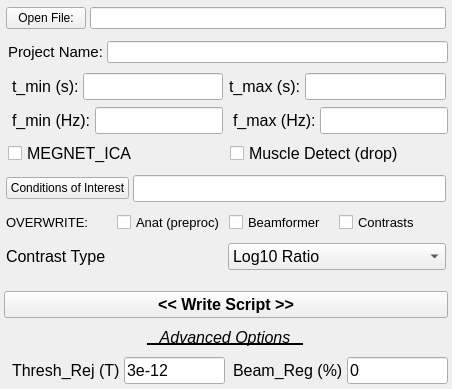
<?xml version="1.0" encoding="UTF-8"?>
<ui version="4.0">
 <class>BeamformerScriptGenerator</class>
 <widget class="QWidget" name="BeamformerScriptGenerator">
  <property name="geometry">
   <rect>
    <x>0</x>
    <y>0</y>
    <width>452</width>
    <height>389</height>
   </rect>
  </property>
  <property name="windowTitle">
   <string>Beamformer Script Generator</string>
  </property>
  <layout class="QVBoxLayout" name="verticalLayout">
   <property name="spacing">
    <number>4</number>
   </property>
   <property name="leftMargin">
    <number>4</number>
   </property>
   <property name="topMargin">
    <number>4</number>
   </property>
   <property name="rightMargin">
    <number>4</number>
   </property>
   <property name="bottomMargin">
    <number>4</number>
   </property>
   <item>
    <widget class="QWidget" name="widget_17" native="true">
     <layout class="QHBoxLayout" name="horizontalLayout_18">
      <property name="spacing">
       <number>4</number>
      </property>
      <property name="leftMargin">
       <number>2</number>
      </property>
      <property name="topMargin">
       <number>2</number>
      </property>
      <property name="rightMargin">
       <number>2</number>
      </property>
      <property name="bottomMargin">
       <number>2</number>
      </property>
      <item>
       <widget class="QPushButton" name="pb_OpenFileDialog">
        <property name="text">
         <string>Open File:</string>
        </property>
       </widget>
      </item>
      <item>
       <widget class="QLineEdit" name="lineEdit_fname"/>
      </item>
     </layout>
    </widget>
   </item>
   <item>
    <widget class="QFrame" name="project_frame">
     <property name="frameShape">
      <enum>QFrame::NoFrame</enum>
     </property>
     <property name="frameShadow">
      <enum>QFrame::Plain</enum>
     </property>
     <property name="lineWidth">
      <number>0</number>
     </property>
     <layout class="QHBoxLayout" name="horizontalLayout_11">
      <property name="spacing">
       <number>4</number>
      </property>
      <property name="leftMargin">
       <number>4</number>
      </property>
      <property name="topMargin">
       <number>0</number>
      </property>
      <property name="rightMargin">
       <number>0</number>
      </property>
      <property name="bottomMargin">
       <number>0</number>
      </property>
      <item>
       <widget class="QLabel" name="label_projectName">
        <property name="font">
         <font>
          <pointsize>11</pointsize>
         </font>
        </property>
        <property name="text">
         <string>Project Name:</string>
        </property>
       </widget>
      </item>
      <item>
       <widget class="QLineEdit" name="lineEdit_projectName">
        <property name="toolTip">
         <string>&lt;html&gt;&lt;head/&gt;&lt;body&gt;&lt;p&gt;This will be the derivatives folder (BIDS/derivatives/&amp;lt;project&amp;gt;) where the outputs are saved.&lt;/p&gt;&lt;/body&gt;&lt;/html&gt;</string>
        </property>
       </widget>
      </item>
     </layout>
    </widget>
   </item>
   <item>
    <widget class="QWidget" name="widget_2" native="true">
     <layout class="QHBoxLayout" name="horizontalLayout_12">
      <property name="spacing">
       <number>4</number>
      </property>
      <property name="leftMargin">
       <number>4</number>
      </property>
      <property name="topMargin">
       <number>0</number>
      </property>
      <property name="rightMargin">
       <number>0</number>
      </property>
      <property name="bottomMargin">
       <number>0</number>
      </property>
      <item>
       <widget class="QWidget" name="tmin_widget" native="true">
        <layout class="QHBoxLayout" name="horizontalLayout">
         <property name="spacing">
          <number>4</number>
         </property>
         <property name="leftMargin">
          <number>4</number>
         </property>
         <property name="topMargin">
          <number>0</number>
         </property>
         <property name="rightMargin">
          <number>0</number>
         </property>
         <property name="bottomMargin">
          <number>0</number>
         </property>
         <item>
          <widget class="QLabel" name="label_tmin">
           <property name="font">
            <font>
             <pointsize>12</pointsize>
            </font>
           </property>
           <property name="text">
            <string>t_min (s):</string>
           </property>
          </widget>
         </item>
         <item>
          <widget class="QLineEdit" name="lineEdit_tmin">
           <property name="font">
            <font>
             <pointsize>12</pointsize>
            </font>
           </property>
          </widget>
         </item>
         <item>
          <widget class="QWidget" name="tmax_widget" native="true">
           <layout class="QHBoxLayout" name="horizontalLayout_3">
            <property name="spacing">
             <number>4</number>
            </property>
            <property name="leftMargin">
             <number>2</number>
            </property>
            <property name="topMargin">
             <number>2</number>
            </property>
            <property name="rightMargin">
             <number>2</number>
            </property>
            <property name="bottomMargin">
             <number>2</number>
            </property>
            <item>
             <widget class="QLabel" name="label_tmax">
              <property name="font">
               <font>
                <pointsize>12</pointsize>
               </font>
              </property>
              <property name="text">
               <string>t_max (s):</string>
              </property>
             </widget>
            </item>
            <item>
             <widget class="QLineEdit" name="lineEdit_tmax">
              <property name="font">
               <font>
                <pointsize>12</pointsize>
               </font>
              </property>
             </widget>
            </item>
           </layout>
          </widget>
         </item>
        </layout>
       </widget>
      </item>
     </layout>
    </widget>
   </item>
   <item>
    <widget class="QWidget" name="widget_3" native="true">
     <layout class="QHBoxLayout" name="horizontalLayout_7">
      <property name="spacing">
       <number>4</number>
      </property>
      <property name="leftMargin">
       <number>4</number>
      </property>
      <property name="topMargin">
       <number>0</number>
      </property>
      <property name="rightMargin">
       <number>0</number>
      </property>
      <property name="bottomMargin">
       <number>0</number>
      </property>
      <item>
       <widget class="QWidget" name="fmin_widget" native="true">
        <layout class="QHBoxLayout" name="horizontalLayout_4">
         <property name="spacing">
          <number>4</number>
         </property>
         <property name="leftMargin">
          <number>4</number>
         </property>
         <property name="topMargin">
          <number>0</number>
         </property>
         <property name="rightMargin">
          <number>2</number>
         </property>
         <property name="bottomMargin">
          <number>0</number>
         </property>
         <item>
          <widget class="QLabel" name="label_fmin">
           <property name="font">
            <font>
             <pointsize>12</pointsize>
            </font>
           </property>
           <property name="text">
            <string>f_min (Hz):</string>
           </property>
          </widget>
         </item>
         <item>
          <widget class="QLineEdit" name="lineEdit_fmin">
           <property name="font">
            <font>
             <pointsize>12</pointsize>
            </font>
           </property>
          </widget>
         </item>
        </layout>
       </widget>
      </item>
      <item>
       <widget class="QWidget" name="fmax_widget" native="true">
        <layout class="QHBoxLayout" name="horizontalLayout_5">
         <property name="spacing">
          <number>4</number>
         </property>
         <property name="leftMargin">
          <number>4</number>
         </property>
         <property name="topMargin">
          <number>0</number>
         </property>
         <property name="rightMargin">
          <number>0</number>
         </property>
         <property name="bottomMargin">
          <number>0</number>
         </property>
         <item>
          <widget class="QLabel" name="label_fmax">
           <property name="font">
            <font>
             <pointsize>12</pointsize>
            </font>
           </property>
           <property name="text">
            <string>f_max (Hz):</string>
           </property>
          </widget>
         </item>
         <item>
          <widget class="QLineEdit" name="lineEdit_fmax">
           <property name="font">
            <font>
             <pointsize>12</pointsize>
            </font>
           </property>
          </widget>
         </item>
        </layout>
       </widget>
      </item>
     </layout>
    </widget>
   </item>
   <item>
    <widget class="QWidget" name="megnet_muscle_layout_widget" native="true">
     <layout class="QHBoxLayout" name="horizontalLayout_2">
      <property name="spacing">
       <number>4</number>
      </property>
      <property name="leftMargin">
       <number>4</number>
      </property>
      <property name="topMargin">
       <number>0</number>
      </property>
      <property name="rightMargin">
       <number>0</number>
      </property>
      <property name="bottomMargin">
       <number>0</number>
      </property>
      <item>
       <widget class="QCheckBox" name="cb_MEGNET">
        <property name="font">
         <font>
          <pointsize>12</pointsize>
         </font>
        </property>
        <property name="text">
         <string>MEGNET_ICA</string>
        </property>
       </widget>
      </item>
      <item>
       <widget class="QCheckBox" name="cb_MuscleDetect">
        <property name="font">
         <font>
          <pointsize>12</pointsize>
         </font>
        </property>
        <property name="text">
         <string>Muscle Detect (drop)</string>
        </property>
       </widget>
      </item>
     </layout>
    </widget>
   </item>
   <item>
    <widget class="QWidget" name="widget_7" native="true">
     <layout class="QHBoxLayout" name="horizontalLayout_8">
      <property name="spacing">
       <number>4</number>
      </property>
      <property name="leftMargin">
       <number>2</number>
      </property>
      <property name="topMargin">
       <number>2</number>
      </property>
      <property name="rightMargin">
       <number>2</number>
      </property>
      <property name="bottomMargin">
       <number>2</number>
      </property>
      <item>
       <widget class="QPushButton" name="pushButton_SelectConditionsOfInterest">
        <property name="text">
         <string>Conditions of Interest</string>
        </property>
       </widget>
      </item>
      <item>
       <widget class="QLineEdit" name="lineEdit_ConditionsOfInterest">
        <property name="font">
         <font>
          <pointsize>12</pointsize>
         </font>
        </property>
       </widget>
      </item>
     </layout>
    </widget>
   </item>
   <item>
    <widget class="QWidget" name="widget_9" native="true">
     <layout class="QHBoxLayout" name="horizontalLayout_10">
      <property name="spacing">
       <number>4</number>
      </property>
      <property name="leftMargin">
       <number>2</number>
      </property>
      <property name="topMargin">
       <number>2</number>
      </property>
      <property name="rightMargin">
       <number>2</number>
      </property>
      <property name="bottomMargin">
       <number>2</number>
      </property>
      <item>
       <widget class="QLabel" name="label_8">
        <property name="font">
         <font>
          <pointsize>10</pointsize>
         </font>
        </property>
        <property name="text">
         <string>OVERWRITE:</string>
        </property>
       </widget>
      </item>
      <item>
       <widget class="QCheckBox" name="cb_AnatOverwrite">
        <property name="font">
         <font>
          <pointsize>10</pointsize>
         </font>
        </property>
        <property name="text">
         <string>Anat (preproc)</string>
        </property>
       </widget>
      </item>
      <item>
       <widget class="QCheckBox" name="cb_BeamformerOverwrite">
        <property name="font">
         <font>
          <pointsize>10</pointsize>
         </font>
        </property>
        <property name="text">
         <string>Beamformer</string>
        </property>
       </widget>
      </item>
      <item>
       <widget class="QCheckBox" name="cb_ContrastsOverwrite">
        <property name="font">
         <font>
          <pointsize>10</pointsize>
         </font>
        </property>
        <property name="text">
         <string>Contrasts</string>
        </property>
       </widget>
      </item>
     </layout>
    </widget>
   </item>
   <item>
    <widget class="QWidget" name="widget_8" native="true">
     <layout class="QHBoxLayout" name="horizontalLayout_9">
      <property name="spacing">
       <number>4</number>
      </property>
      <property name="leftMargin">
       <number>2</number>
      </property>
      <property name="topMargin">
       <number>2</number>
      </property>
      <property name="rightMargin">
       <number>2</number>
      </property>
      <property name="bottomMargin">
       <number>2</number>
      </property>
      <item>
       <widget class="QLabel" name="label_ContrastType">
        <property name="font">
         <font>
          <pointsize>12</pointsize>
         </font>
        </property>
        <property name="text">
         <string>Contrast Type</string>
        </property>
       </widget>
      </item>
      <item>
       <widget class="QComboBox" name="comboBox_ContrastType">
        <property name="font">
         <font>
          <pointsize>12</pointsize>
         </font>
        </property>
        <property name="currentText">
         <string>Log10 Ratio</string>
        </property>
        <item>
         <property name="text">
          <string>Log10 Ratio</string>
         </property>
        </item>
        <item>
         <property name="text">
          <string>Percent Change</string>
         </property>
        </item>
       </widget>
      </item>
     </layout>
    </widget>
   </item>
   <item>
    <spacer name="verticalSpacer">
     <property name="orientation">
      <enum>Qt::Vertical</enum>
     </property>
     <property name="sizeType">
      <enum>QSizePolicy::Fixed</enum>
     </property>
     <property name="sizeHint" stdset="0">
      <size>
       <width>20</width>
       <height>15</height>
      </size>
     </property>
    </spacer>
   </item>
   <item>
    <widget class="QPushButton" name="pb_WriteScript">
     <property name="font">
      <font>
       <pointsize>12</pointsize>
       <weight>75</weight>
       <bold>true</bold>
      </font>
     </property>
     <property name="text">
      <string>&lt;&lt; Write Script &gt;&gt;</string>
     </property>
    </widget>
   </item>
   <item alignment="Qt::AlignHCenter">
    <widget class="QLabel" name="label">
     <property name="font">
      <font>
       <pointsize>12</pointsize>
       <weight>50</weight>
       <italic>true</italic>
       <bold>false</bold>
       <underline>true</underline>
      </font>
     </property>
     <property name="text">
      <string>   Advanced Options   </string>
     </property>
    </widget>
   </item>
   <item>
    <widget class="QWidget" name="ADV_layout_widget" native="true">
     <layout class="QHBoxLayout" name="horizontalLayout_14">
      <property name="spacing">
       <number>4</number>
      </property>
      <property name="leftMargin">
       <number>4</number>
      </property>
      <property name="topMargin">
       <number>0</number>
      </property>
      <property name="rightMargin">
       <number>0</number>
      </property>
      <property name="bottomMargin">
       <number>0</number>
      </property>
      <item>
       <widget class="QWidget" name="threshold_widget" native="true">
        <layout class="QHBoxLayout" name="horizontalLayout_6">
         <property name="spacing">
          <number>4</number>
         </property>
         <property name="leftMargin">
          <number>4</number>
         </property>
         <property name="topMargin">
          <number>0</number>
         </property>
         <property name="rightMargin">
          <number>0</number>
         </property>
         <property name="bottomMargin">
          <number>0</number>
         </property>
         <item>
          <widget class="QLabel" name="label_Threshold">
           <property name="font">
            <font>
             <pointsize>12</pointsize>
            </font>
           </property>
           <property name="text">
            <string>Thresh_Rej (T)</string>
           </property>
          </widget>
         </item>
         <item>
          <widget class="QLineEdit" name="lineEdit_ThresholdRejection">
           <property name="font">
            <font>
             <pointsize>12</pointsize>
            </font>
           </property>
           <property name="text">
            <string>3e-12</string>
           </property>
          </widget>
         </item>
         <item>
          <widget class="QWidget" name="beamformer_regularization" native="true">
           <layout class="QHBoxLayout" name="horizontalLayout_13">
            <property name="spacing">
             <number>4</number>
            </property>
            <property name="leftMargin">
             <number>4</number>
            </property>
            <property name="topMargin">
             <number>0</number>
            </property>
            <property name="rightMargin">
             <number>0</number>
            </property>
            <property name="bottomMargin">
             <number>0</number>
            </property>
            <item>
             <widget class="QLabel" name="label_BeamRegularization">
              <property name="font">
               <font>
                <pointsize>12</pointsize>
               </font>
              </property>
              <property name="text">
               <string>Beam_Reg (%)</string>
              </property>
             </widget>
            </item>
            <item>
             <widget class="QLineEdit" name="lineEdit_BeamformerRegularization">
              <property name="font">
               <font>
                <pointsize>12</pointsize>
               </font>
              </property>
              <property name="text">
               <string>0</string>
              </property>
             </widget>
            </item>
           </layout>
          </widget>
         </item>
        </layout>
       </widget>
      </item>
     </layout>
    </widget>
   </item>
  </layout>
 </widget>
 <resources/>
 <connections/>
</ui>
